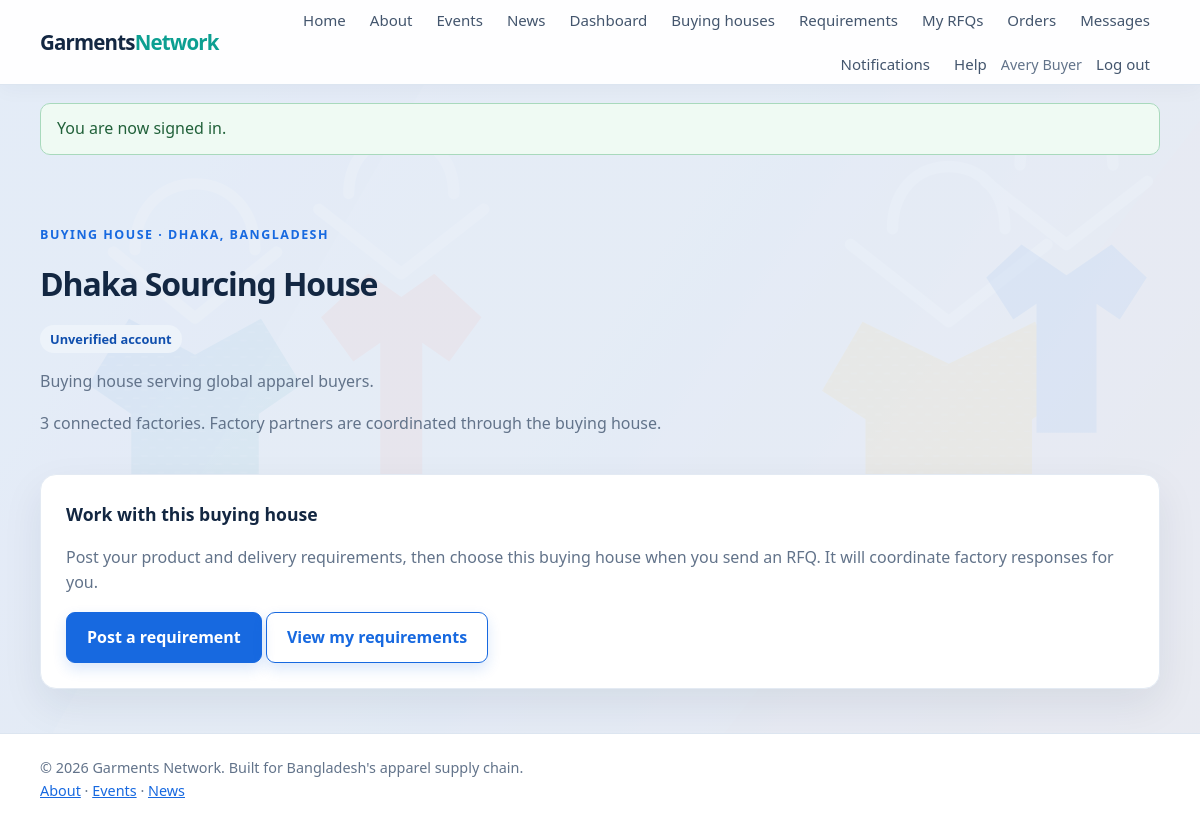
/buying_houses/view.php?id=5 (signed in), run on the app's committed database.
### tables this page shows
CREATE TABLE users (
    id BIGINT UNSIGNED AUTO_INCREMENT PRIMARY KEY,
    role_id TINYINT UNSIGNED NOT NULL,
    name VARCHAR(120) NOT NULL,
    email VARCHAR(190) NOT NULL UNIQUE,
    password_hash VARCHAR(255) NOT NULL,
    status ENUM('active', 'suspended') NOT NULL DEFAULT 'active',
    created_at TIMESTAMP NOT NULL DEFAULT CURRENT_TIMESTAMP,
    updated_at TIMESTAMP NOT NULL DEFAULT CURRENT_TIMESTAMP ON UPDATE CURRENT_TIMESTAMP,
    CONSTRAINT fk_users_role FOREIGN KEY (role_id) REFERENCES roles(id),
    INDEX idx_users_role_status (role_id, status)
);

CREATE TABLE companies (
    id BIGINT UNSIGNED AUTO_INCREMENT PRIMARY KEY,
    owner_user_id BIGINT UNSIGNED NOT NULL UNIQUE,
    name VARCHAR(190) NOT NULL,
    description TEXT NULL,
    location VARCHAR(190) NOT NULL,
    website VARCHAR(255) NULL,
    phone VARCHAR(40) NULL,
    logo_path VARCHAR(255) NULL,
    cover_image_path VARCHAR(255) NULL,
    capacity_per_month INT UNSIGNED NULL,
    moq INT UNSIGNED NULL,
    lead_time_days SMALLINT UNSIGNED NULL,
    verification_status ENUM('unverified', 'pending', 'verified', 'rejected') NOT NULL DEFAULT 'unverified',
    verification_remarks TEXT NULL,
    created_at TIMESTAMP NOT NULL DEFAULT CURRENT_TIMESTAMP,
    updated_at TIMESTAMP NOT NULL DEFAULT CURRENT_TIMESTAMP ON UPDATE CURRENT_TIMESTAMP,
    CONSTRAINT fk_companies_owner FOREIGN KEY (owner_user_id) REFERENCES users(id) ON DELETE CASCADE,
    INDEX idx_companies_location (location),
    INDEX idx_companies_verification (verification_status)
);

### includes/functions.php (called while the page is built, shortened)
<?php
function e(?string $value): string
{
    return htmlspecialchars($value ?? '', ENT_QUOTES | ENT_SUBSTITUTE, 'UTF-8');
}
function app_url(string $path = ''): string
{
    $projectRoot = realpath(__DIR__ . DIRECTORY_SEPARATOR . '..');
    $base = '';
    $scriptFile = isset($_SERVER['SCRIPT_FILENAME']) ? realpath($_SERVER['SCRIPT_FILENAME']) : false;
    $scriptName = str_replace('\\', '/', (string) ($_SERVER['SCRIPT_NAME'] ?? ''));
    if ($projectRoot !== false && $scriptFile !== false) {
        $normalizedRoot = rtrim(str_replace('\\', '/', $projectRoot), '/');
        $normalizedScript = str_replace('\\', '/', $scriptFile);
        $rootPrefix = $normalizedRoot . '/';
        if (stripos($normalizedScript, $rootPrefix) === 0) {
            $relativeScript = substr($normalizedScript, strlen($rootPrefix));
            if ($relativeScript !== '' && strlen($scriptName) >= strlen($relativeScript)) {
                $scriptSuffix = substr($scriptName, -strlen($relativeScript));
                if (strcasecmp($scriptSuffix, $relativeScript) === 0) {
                    $base = rtrim(substr($scriptName, 0, -strlen($relativeScript)), '/');
                }
            }
        }
        if ($base === '') {
            $documentRoot = isset($_SERVER['DOCUMENT_ROOT']) ? realpath($_SERVER['DOCUMENT_ROOT']) : false;
            $normalizedDocumentRoot = $documentRoot === false
                ? ''
                : rtrim(str_replace('\\', '/', $documentRoot), '/');
            $normalizedProject = str_replace('\\', '/', $projectRoot);
        }
    }
    $path = ltrim($path, '/');
    return $base . ($path === '' ? '' : '/' . $path);
}
function take_flash(): ?array
{
    $flash = $_SESSION['flash'];
    return $flash;
}

### includes/auth.php (called while the page is built, shortened)
<?php
require_once __DIR__ . '/db.php';
require_once __DIR__ . '/functions.php';
function current_user(): ?array
{
    static $checked = false;
    static $cachedUser = null;
    if ($checked) {
        return $cachedUser;
    }
    $checked = true;
    $statement = db()->prepare(
        'SELECT users.id, users.name, users.email, users.status, roles.slug AS role
         FROM users INNER JOIN roles ON roles.id = users.role_id
         WHERE users.id = :user_id LIMIT 1'
    );
    $statement->execute(['user_id' => $_SESSION['user']['id']]);
    $user = $statement->fetch();
    unset($user['status']);
    $cachedUser = $user;
    return $cachedUser;
}
function require_login(): void
{
    if (current_user() === null) {
        set_flash('error', 'Please sign in to continue.');
        redirect_to(app_url('auth/login.php'));
    }
}
function require_role(string ...$roles): void
{
    require_login();
}

### includes/db.php (called while the page is built, shortened)
<?php
function db(): PDO
{
    static $connection = null;
    if ($connection instanceof PDO) {
        return $connection;
    }
    $host = getenv('DB_HOST') ?: '127.0.0.1';
    $database = getenv('DB_NAME') ?: 'garments_network';
    $username = getenv('DB_USER') ?: 'root';
    $password = getenv('DB_PASSWORD') ?: '';
    $charset = 'utf8mb4';
    $dsn = "mysql:host={$host};dbname={$database};charset={$charset}";
    $connection = new PDO($dsn, $username, $password, [
        PDO::ATTR_ERRMODE => PDO::ERRMODE_EXCEPTION,
        PDO::ATTR_DEFAULT_FETCH_MODE => PDO::FETCH_ASSOC,
        PDO::ATTR_EMULATE_PREPARES => false,
    ]);
    return $connection;
}

### buying_houses/view.php (the view, shortened to what this page needs)
<?php
require_role('buyer');
$companyId = filter_var($_GET['id'] ?? null, FILTER_VALIDATE_INT);
$statement = db()->prepare(
    "SELECT companies.*, users.name AS contact_name
     FROM companies
     INNER JOIN users ON users.id = companies.owner_user_id
     INNER JOIN roles ON roles.id = users.role_id
     WHERE companies.id = :company_id AND roles.slug = 'buying_house'
     LIMIT 1"
);
$statement->execute(['company_id' => $companyId]);
$buyingHouse = $statement->fetch();
$networkCount = db()->prepare(
    'SELECT COUNT(*) FROM buying_house_factories WHERE buying_house_company_id = :company_id'
);
$networkCount->execute(['company_id' => $companyId]);
require __DIR__ . '/../includes/header.php';
?>
<main class="container">
    <section class="page-heading">
        <p class="eyebrow">Buying house · <?= e($buyingHouse['location']) ?></p>
        <h1><?= e($buyingHouse['name']) ?></h1>
        <p><span class="status-pill status-<?= e($buyingHouse['verification_status']) ?>"><?= e(ucfirst($buyingHouse['verification_status'])) ?> account</span></p>
        <p><?= e($buyingHouse['description'] ?? 'No company description provided.') ?></p>
        <p><?= (int) $networkCount->fetchColumn() ?> connected factories. Factory partners are coordinated through the buying house.</p>
    </section>
    <section class="card">
        <h2>Work with this buying house</h2>
        <p>Post your product and delivery requirements, then choose this buying house when you send an RFQ. It will coordinate factory responses for you.</p>
        <a class="button" href="<?= e(app_url('requirements/create.php')) ?>">Post a requirement</a>
        <a class="button button-outline" href="<?= e(app_url('requirements/index.php')) ?>">View my requirements</a>
    </section>
</main>
<?php require __DIR__ . '/../includes/footer.php'; ?>

### includes/header.php (shortened to what this page needs)
<?php
require_once __DIR__ . '/auth.php';
$signedInUser = current_user();
$flashMessage = take_flash();
?>
<!doctype html>
<html lang="en">
<head>
    <link rel="stylesheet" href="<?= e(app_url('assets/css/style.css')) ?>">
</head>
<body>
<header class="site-header">
    <div class="container nav-wrap">
        <a class="brand" href="<?= e(app_url('index.php')) ?>">Garments<span>Network</span></a>
        <nav aria-label="Main navigation">
            <a href="<?= e(app_url('index.php')) ?>">Home</a>
            <a href="<?= e(app_url('about.php')) ?>">About</a>
            <a href="<?= e(app_url('events/index.php')) ?>">Events</a>
            <a href="<?= e(app_url('news/index.php')) ?>">News</a>
            <?php if ($signedInUser !== null): ?>
                <a href="<?= e(app_url('dashboard.php')) ?>">Dashboard</a>
                <?php if ($signedInUser['role'] === 'admin'): ?>
                    <a href="<?= e(app_url('admin/index.php')) ?>">Admin panel</a>
                <?php elseif ($signedInUser['role'] === 'buyer'): ?>
                    <a href="<?= e(app_url('buying_houses/index.php')) ?>">Buying houses</a>
                    <a href="<?= e(app_url('requirements/index.php')) ?>">Requirements</a>
                    <a href="<?= e(app_url('buyer/rfqs.php')) ?>">My RFQs</a>
                    <a href="<?= e(app_url('buyer/orders.php')) ?>">Orders</a>
                    <a href="<?= e(app_url('messages/index.php')) ?>">Messages</a>
                <?php endif; ?>
                <?php
                $unreadStatement = db()->prepare('SELECT COUNT(*) FROM notifications WHERE user_id = :user_id AND read_at IS NULL');
                $unreadStatement->execute(['user_id' => $signedInUser['id']]);
                $unreadCount = (int) $unreadStatement->fetchColumn();
                ?>
                <a href="<?= e(app_url('notifications/index.php')) ?>">Notifications<?= $unreadCount > 0 ? ' (' . $unreadCount . ')' : '' ?></a>
                <a href="<?= e(app_url('complaints/index.php')) ?>">Help</a>
                <span class="nav-user"><?= e($signedInUser['name']) ?></span>
                <form class="nav-form" method="post" action="<?= e(app_url('auth/logout.php')) ?>">
                    <button class="link-button" type="submit">Log out</button>
                </form>
            <?php else: ?>
                <a href="<?= e(app_url('auth/login.php')) ?>">Log in</a>
                <a class="nav-cta" href="<?= e(app_url('auth/register.php')) ?>">Register</a>
            <?php endif; ?>
        </nav>
    </div>
</header>
<?php if ($flashMessage !== null): ?>
    <div class="container">
        <div class="alert alert-<?= e($flashMessage['type']) ?>" role="status"><?= e($flashMessage['message']) ?></div>
    </div>
<?php endif; ?>

### assets/css/style.css (style rules this page uses)
:root { color-scheme: light; --blue: #1769e0; --blue-dark: #104fae; --ink: #132742; --muted: #62738a; --border: #dce5f0; --surface: #ffffff; --background: #e8eef7; --teal: #0c9f91; --amber: #f2a900; --coral: #ef6b55; --shadow: 0 16px 40px rgba(19, 39, 66, .08); }
* { box-sizing: border-box; }
body { margin: 0; background: var(--background); color: var(--ink); font: 16px/1.6 "Segoe UI", Arial, sans-serif; }
a { color: var(--blue); }
.container { width: min(1120px, calc(100% - 40px)); margin: 0 auto; }
.site-header { background: var(--surface); border-bottom: 1px solid var(--border); }
.nav-wrap { min-height: 72px; display: flex; align-items: center; justify-content: space-between; gap: 20px; }
.brand { color: var(--ink); font-size: 1.15rem; font-weight: 800; text-decoration: none; }
.brand span { color: var(--blue); }
nav { display: flex; align-items: center; gap: 22px; }
nav a, .link-button { color: #344a63; text-decoration: none; font: inherit; }
.nav-user { color: var(--muted); font-size: .9rem; }
.nav-form { display: inline; margin: 0; }
.link-button { padding: 0; border: 0; background: none; cursor: pointer; }
.eyebrow { color: var(--blue); font-size: .78rem; font-weight: 800; letter-spacing: .12em; text-transform: uppercase; }
.button { display: inline-block; padding: 12px 20px; border: 1px solid var(--blue); border-radius: 6px; background: var(--blue); color: #fff; font: inherit; font-weight: 700; text-align: center; text-decoration: none; cursor: pointer; }
.button-outline { background: transparent; color: var(--blue); }
.card, .form-card { padding: 25px; border: 1px solid var(--border); border-radius: 10px; background: var(--surface); box-shadow: 0 8px 24px rgba(18, 53, 89, .04); }
.card h2 { margin-top: 0; font-size: 1.1rem; }
.card p, .page-heading p:not(.eyebrow) { color: var(--muted); }
.form-card h1, .page-heading h1 { margin: 4px 0 20px; font-size: 2rem; }
.alert { margin: 18px auto; padding: 12px 16px; border-radius: 6px; }
.alert-success { border: 1px solid #a8d9bc; background: #effaf3; color: #21613a; }
.page-heading { padding: 46px 0 22px; }
.page-heading h1 { margin-bottom: 4px; }
.status-pill { display: inline-block; padding: 2px 9px; border-radius: 99px; background: #edf3fa; color: var(--blue-dark); font-size: .8rem; }
html { scroll-behavior: smooth; }
body { background: linear-gradient(rgba(232, 238, 247, .88), rgba(232, 238, 247, .88)), url("../images/fashion-background.svg") center top / cover fixed, var(--background); }
.site-header { position: relative; z-index: 2; background: rgba(255, 255, 255, .94); box-shadow: 0 4px 20px rgba(19, 39, 66, .04); }
.nav-wrap { min-height: 78px; }
.brand { font-size: 1.28rem; letter-spacing: -.04em; }
.brand span { color: var(--teal); }
nav { gap: 8px; }
nav a, .link-button { padding: 8px 10px; border-radius: 8px; color: #43556d; font-size: .94rem; transition: color .18s ease, background .18s ease; }
.nav-form .link-button { padding: 8px 10px; }
.card, .form-card { border-color: #e3eaf3; border-radius: 16px; box-shadow: var(--shadow); }
.button { border-radius: 9px; box-shadow: 0 6px 14px rgba(23, 105, 224, .16); transition: transform .16s ease, box-shadow .16s ease, background .16s ease; }
.page-heading { padding-top: 40px; }
.page-heading h1, .form-card h1 { letter-spacing: -.035em; }
.status-pill { padding: 4px 10px; font-weight: 700; }
.alert { border-radius: 10px; }
.nav-wrap { flex-wrap: wrap; }
.nav-wrap > nav { min-width: 0; flex: 1 1 650px; flex-wrap: wrap; justify-content: flex-end; gap: 4px; }
.nav-wrap nav a { white-space: nowrap; }
.nav-wrap .nav-user { max-width: 140px; overflow: hidden; text-overflow: ellipsis; white-space: nowrap; }
.nav-wrap .nav-form { flex: 0 0 auto; }
.nav-wrap .nav-form .link-button { white-space: nowrap; }

### data on the page
users: name "Avery Buyer"
companies: location "DHAKA, BANGLADESH", name "Dhaka Sourcing House", verification_status "Unverified", description "Buying house serving global apparel buyers."

### other printed values
$flashMessage['message'] "You are now signed in."
$networkCount->fetchColumn() "3"
